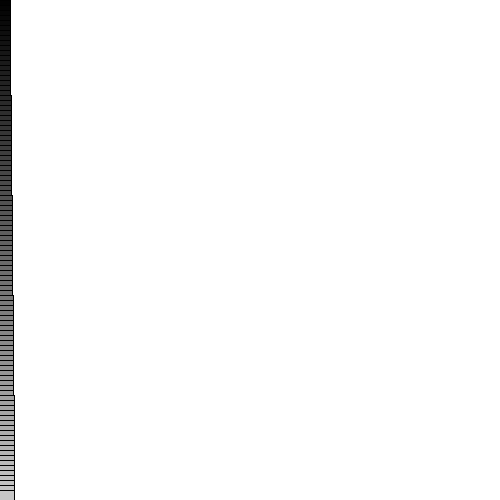
Frame 1 (no input)
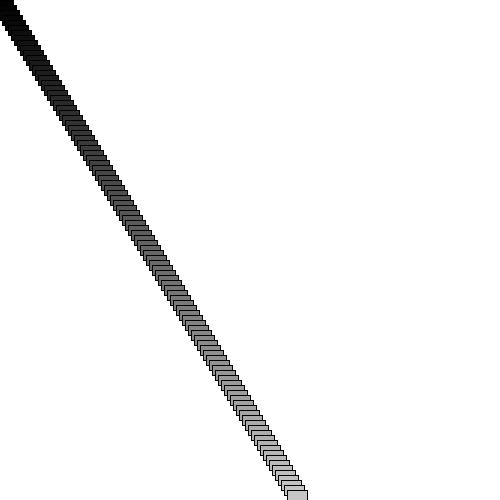
Frame 60 (the mouse pressed at the canvas centre just before this capture)
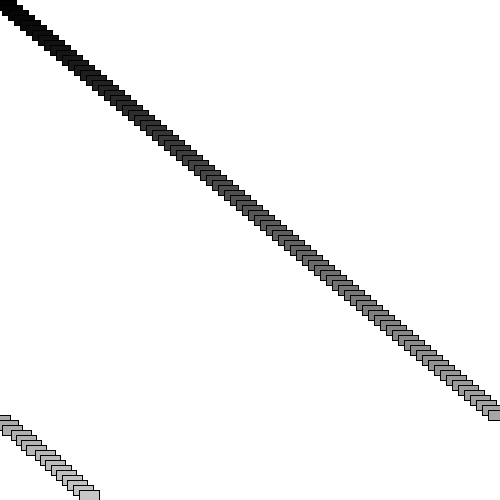
Frame 120 (the mouse held since frame 60 and released just before this capture)

The Processing sketch that drew these frames (run headless with seeded random() and noise(); from frame 60 on, the mouse is pressed at the canvas centre):

// Processing sketch: code_10_05
// ── code_10_05.pde
Car[] cars = new Car[100];

void setup() {
  size(500,500);
  for (int i = 0; i < cars.length; i++) {
  cars[i] = new Car(color(i*2),0,i*5,i/20.0);
  }
}

void draw() {
  background(255);
  for (int i = 0; i < cars.length; i++) {
     cars[i].move();
     cars[i].display();
  }
  save("images/code_10_5.jpg");
}

class Car {
  color c;
  float xpos;
  float ypos;
  float xspeed;

Car(color c_, float xpos_, float ypos_, float xspeed_) {
   c = c_;
   xpos = xpos_;
   ypos = ypos_;
   xspeed = xspeed_;
  }
  
  void display() {
   rectMode(CENTER);
   stroke(0);
   fill(c);
   rect(xpos,ypos,20,10);
  }
  
  void move() {
   xpos = xpos + xspeed;
   if (xpos > width) {
    xpos = 0; 
  }
 }
}
